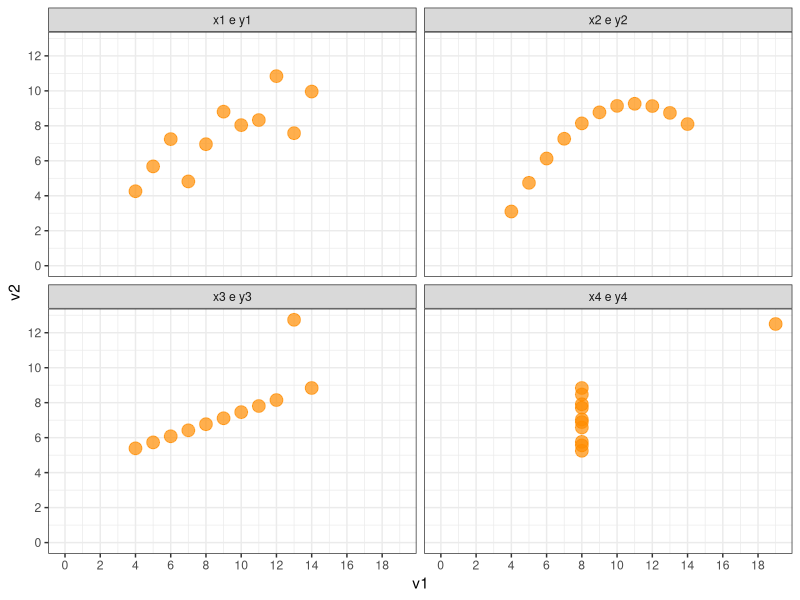
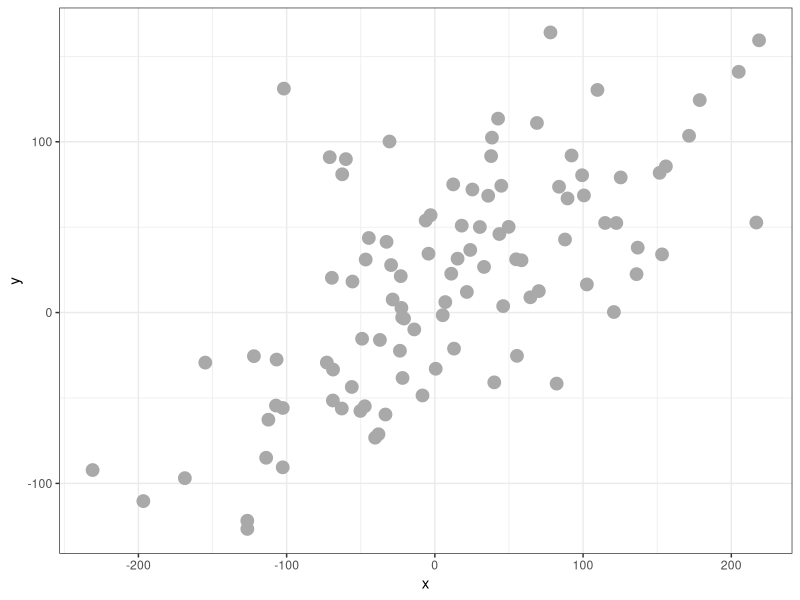
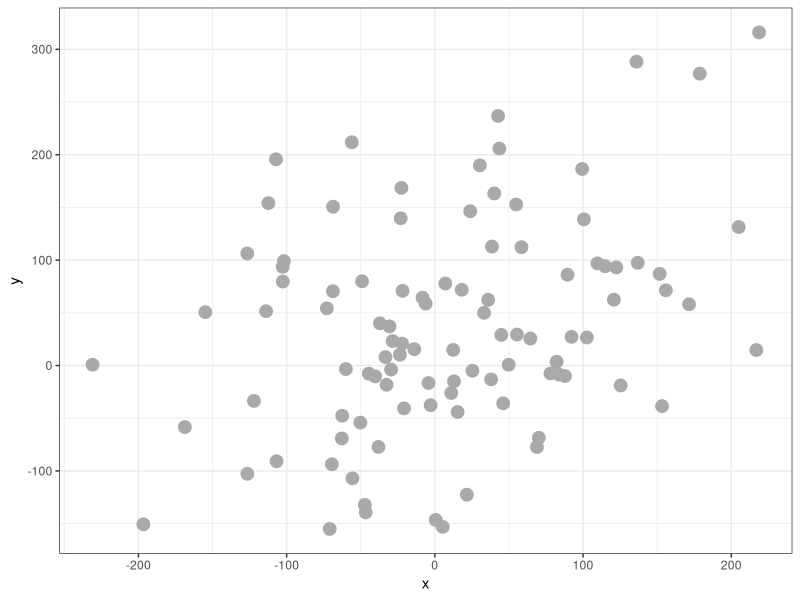
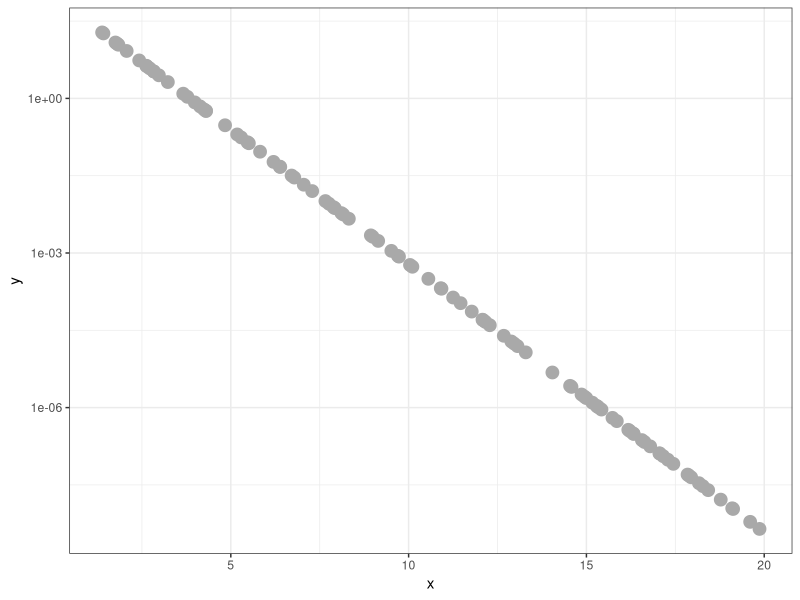

Write R code to recreate these figures, in order. (Note: this script raises an error after producing the figures.)
## ---- chunk 1
require(ggplot2, quietly = TRUE)
require(GGally, quietly = TRUE)
require(reshape, quietly = TRUE)
require(dplyr, quietly = TRUE)
## ---- chunk 2
summary(anscombe)

# um pouco de rearrumação primeiro. 
# (para entender melhor, você pode procurar sobre dados em formato
# wide ou long no R)
t1 <- melt(select(anscombe, 1:4), id = c())
t2 <- melt(select(anscombe, 5:8), id = c())
names(t2) <- c("v2", "value2")
dados <- data.frame(vars = paste(t1$variable, "e", t2$v2), 
               v1 = t1$value, 
               v2 = t2$value2)
## ---- chunk 3
dados %>% 
  group_by(vars) %>% 
  summarise(correlacao = cor(v1, v2, method = "pearson"))
## ---- chunk 4
ggplot(dados, aes(v1, v2)) + 
  geom_point(color = "darkorange", size = 4, alpha = 0.7) + 
  theme_bw() + 
  scale_x_continuous(breaks = seq(0, 20, 2)) + 
  scale_y_continuous(breaks = seq(0, 12, 2)) + 
  expand_limits(x = 0, y = 0) + 
  facet_wrap(~ vars)
## ---- chunk 5
dados %>% 
  group_by(vars) %>% 
  summarise(pearson = cor(v1, v2, method = "pearson"), 
            spearman = cor(v1, v2, method = "spearman"),
            kendall = cor(v1, v2, method = "kendall"))
## ---- chunk 6
set.seed(123)
x <- rnorm(100) * 100
tamanho_do_erro <- 50
y <- 0.5 * x + rnorm(100) * tamanho_do_erro + 20

df <- data.frame(x = x, 
                 y = y)

ggplot(df, aes(x = x, y = y)) + 
  geom_point(colour = "darkgrey", size = 4) + 
  theme_bw()

cor(df$x, df$y, method = "pearson")

# Dobro de erro em torno de uma função linear f(x)
df$y <- 0.5 * x + rnorm(100) * tamanho_do_erro * 2 + 20

ggplot(df, aes(x = x, y = y)) + 
  geom_point(colour = "darkgrey", size = 4) + 
  theme_bw()
cor(df$x, df$y, method = "pearson")
## ---- chunk 7
n = 100
df <- data.frame(x = runif(n, min= 1, max = 20))
df$y = 100 * exp(-1.2 * df$x) #+ rnorm(n, mean = 0.05, sd = 1)

ggplot(df, aes(x = x, y = y)) + 
  geom_point(colour = "darkgrey", size = 4) + 
  theme_bw() + scale_y_log10()  

# tente descomentando o scale_y_log10 acima e veja o que acontece
  
cor(df$x, df$y)
cor(df$x, df$y, method = "spearman")
cor(df$x, df$y, method = "kendall")
## ---- chunk 8
dados <- read.csv("dados//Dados de alunos para as aulas de FPCC-report.csv")
dados <- dados %>% select(2, 3, 5, 7, 9) %>% filter(complete.cases(dados))
names(dados) <- c("curso", "sexo", "repositorios", "confianca.em.estatistica", 
                  "altura")

str(dados)

# require(GGally)
ggpairs(dados, params = c(binwidth = 2, alpha = 0.7))
## ---- chunk 9
names(diamonds)

ggplot(diamonds, aes(x = carat, y = price)) + 
  geom_hex()

ggplot(diamonds, aes(x = price)) + 
  geom_histogram() + 
  scale_x_log10()

ggpairs(dados)
